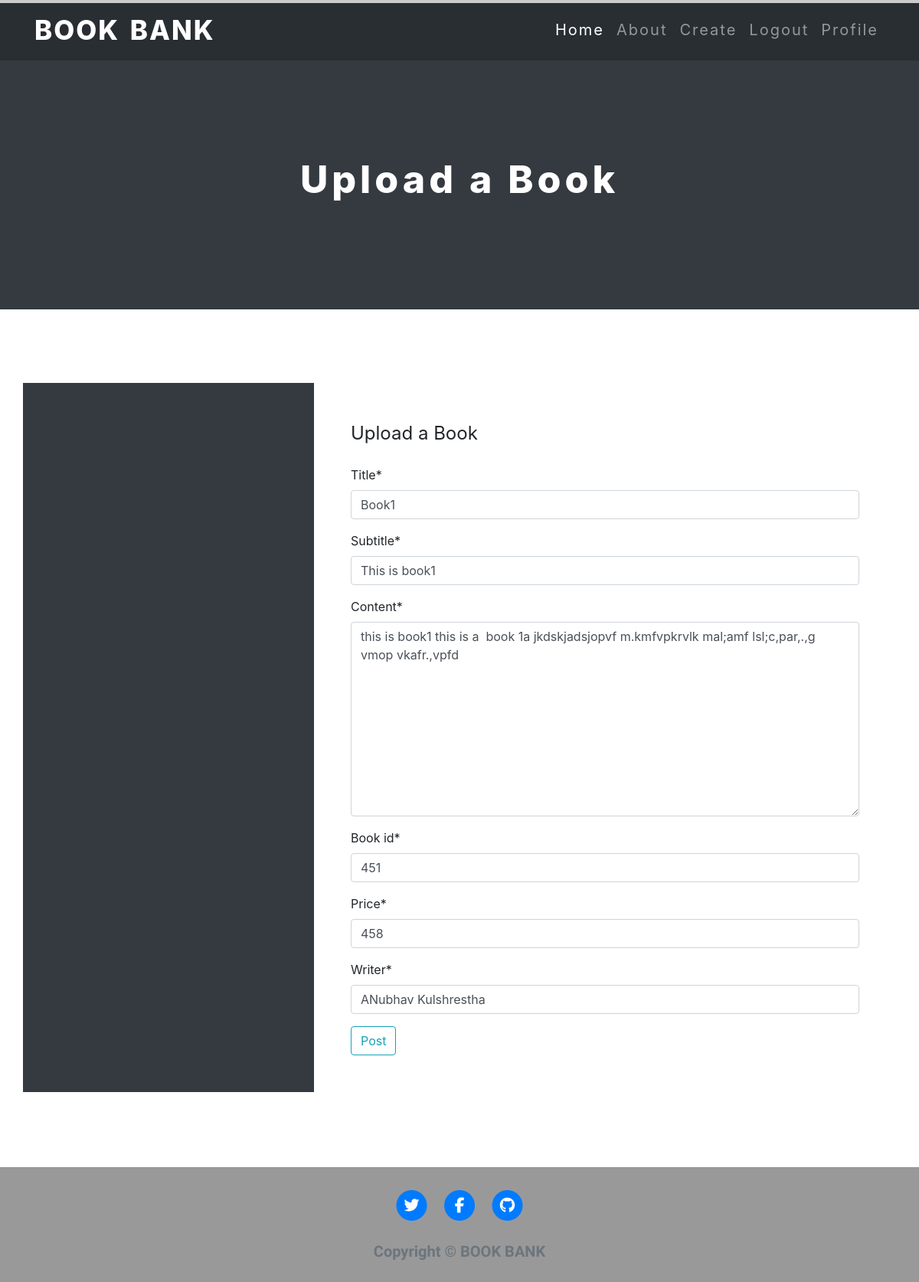
The app's page /post/Book1/update/ (signed in) with its own data.
### blog/models.py (models this page shows, shortened)
class Book(models.Model):
    title = models.CharField(max_length=100, primary_key=True)
    subtitle = models.CharField(max_length=100,default='')
    writer = models.CharField(max_length=100,default='')
    book_id = models.IntegerField( default='')
    price = models.IntegerField(default='')
    content = models.TextField(default='')
    date_posted = models.DateTimeField(default=timezone.now)
    author = models.ForeignKey(User, on_delete=models.CASCADE)

### blog/views.py (the view, shortened to what this page needs)
# urls.py: path('post/<str:pk>/update/', BookUpdateView.as_view(), name='post-update'),
class BookUpdateView(LoginRequiredMixin, UserPassesTestMixin, UpdateView):
    model = Book
    fields = ['title', 'subtitle', 'content',  'book_id', 'price', 'writer']
    def test_func(self):
        post = self.get_object()
        if self.request.user == post.author:
            return True
        return False

### blog/templates/blog/book_form.html (shortened to what this page needs)
{% extends "blog/base.html" %}
{% load crispy_forms_tags %}
{% block content %}
<div class="container-fluid bg-dark profile ">
  <h1>Upload a Book</h1>
</div>
<div class="container">
<div class="row py-5 my-5">
    <div class="col-lg-4 col-md-4 col-sm-12 col-xs-12 bg-dark">
    </div>
    <div class="col-lg-8 col-md-8 col-sm-12 col-xs-12 p-5">
       <div class="content-section">
    <form method="POST">
        <fieldset class="form_group">
            <legend class="border_bottom mb-4">Upload a Book</legend>
            {{ form|crispy }}
        </fieldset>
        <div class="form_group">
            <button class="btn btn-outline-info" type="submit">Post</button>
        </div>
    </form>
</div>
</div>
    </div>
</div>
{% endblock %}

### records on screen
Book: title "Book1", subtitle "This is book1", content "this is book1 this is a book 1a jkdskjadsjopvf m.kmfvpkrvlk mal;amf lsl;c,par,.,g vmop vkafr.,vpfd", book_id "451", price "458", writer "ANubhav Kulshrestha"
